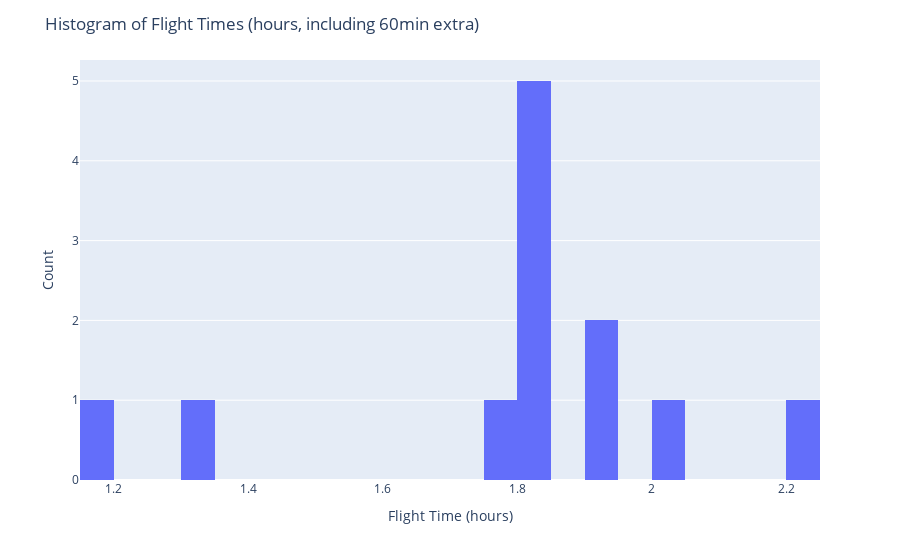
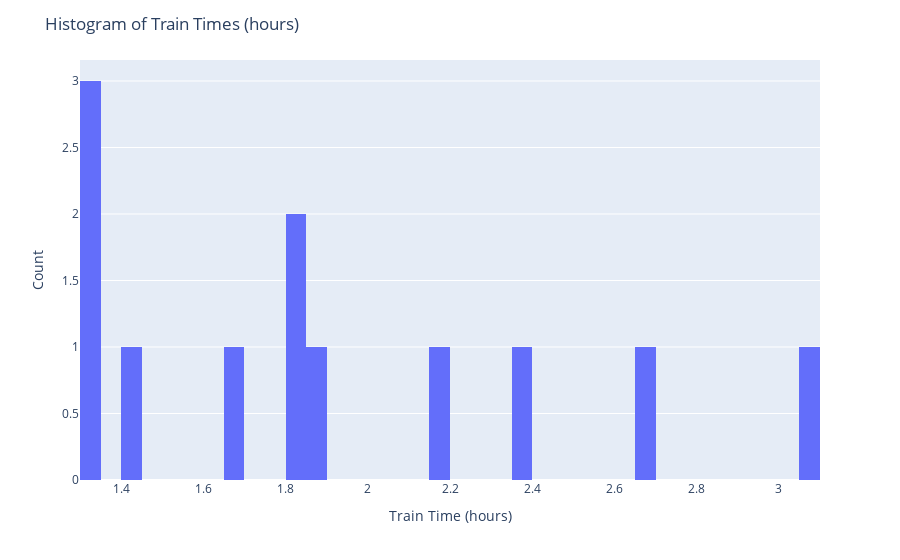

Notebook source saved alongside these figures, in order:
### Code cell
close_times = merged_data[(merged_data['flight_time_hours_with_extra'] - merged_data['train_time_hours']).abs() <= 1]

# Stack flight and train times into a single DataFrame with an identifier
stacked_times = pd.concat([
    close_times[['flight_time_hours_with_extra']].rename(columns={'flight_time_hours_with_extra': 'Time'}).assign(Type='Flight'),
    close_times[['train_time_hours']].rename(columns={'train_time_hours': 'Time'}).assign(Type='Train')
])

# Create the histogram using the stacked DataFrame
histogram_fig = px.histogram(stacked_times, x='Time', color='Type', barmode='overlay', nbins=50)

# Update the layout
histogram_fig.update_layout(
    title='Combined Histogram of Flight and Train Times (Hours)',
    xaxis_title='Time (hours)',
    yaxis_title='Count',
    legend_title_text='Type'
)

# Show the plot
histogram_fig.show()

### Figure 1 — Plotly figure (JSON) as saved in the notebook; plotly's stock layout.template omitted (floating-point values rounded to 4 significant figures)
{"data": [{"alignmentgroup": "True", "bingroup": "x", "hovertemplate": "flight_time_hours_with_extra=%{x}<br>count=%{y}<extra></extra>", "legendgroup": "", "marker": {"color": "#636efa", "pattern": {"shape": ""}}, "name": "", "nbinsx": 50, "offsetgroup": "", "orientation": "v", "showlegend": false, "type": "histogram", "x": [1.333, 1.833, 1.917, 1.833, 1.75, 1.833, 1.833, 1.917, 2.208, 1.833, 2.042, 1.167], "xaxis": "x", "yaxis": "y"}], "layout": {"barmode": "relative", "legend": {"tracegroupgap": 0}, "margin": {"t": 60}, "title": {"text": "Histogram of Flight Times (hours, including 60min extra)"}, "xaxis": {"anchor": "y", "domain": [0, 1], "title": {"text": "Flight Time (hours)"}}, "yaxis": {"anchor": "x", "domain": [0, 1], "title": {"text": "Count"}}}}

### Figure 2 — Plotly figure (JSON) as saved in the notebook; plotly's stock layout.template omitted (floating-point values rounded to 4 significant figures)
{"data": [{"alignmentgroup": "True", "bingroup": "x", "hovertemplate": "train_time_hours=%{x}<br>count=%{y}<extra></extra>", "legendgroup": "", "marker": {"color": "#636efa", "pattern": {"shape": ""}}, "name": "", "nbinsx": 50, "offsetgroup": "", "orientation": "v", "showlegend": false, "type": "histogram", "x": [1.667, 1.817, 1.417, 1.817, 2.667, 1.317, 2.167, 1.325, 3.083, 2.35, 1.883, 1.325], "xaxis": "x", "yaxis": "y"}], "layout": {"barmode": "relative", "legend": {"tracegroupgap": 0}, "margin": {"t": 60}, "title": {"text": "Histogram of Train Times (hours)"}, "xaxis": {"anchor": "y", "domain": [0, 1], "title": {"text": "Train Time (hours)"}}, "yaxis": {"anchor": "x", "domain": [0, 1], "title": {"text": "Count"}}}}
